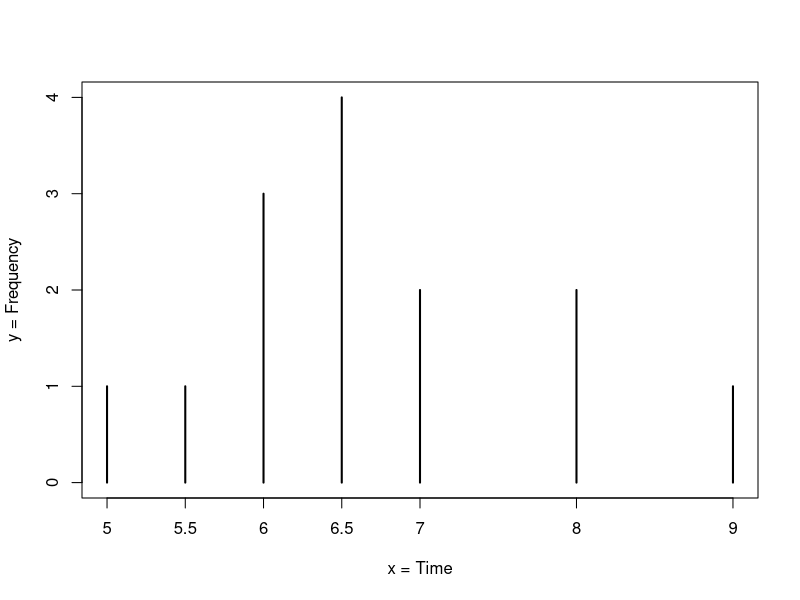

The R source for this figure: (Note: this script raises an error after producing the figure.)
## ---- chunk 1
plot(table(c(5,5.5,6,6,6,6.5,6.5,6.5,6.5,7,7,8,8,9)), xlab="x = Time",ylab="y = Frequency")
## ---- chunk 2
knitr::include_graphics("_figures/rstudio.png")
## ---- chunk 3
1 + 2
## ---- chunk 4
c(5,5.5,6,6,6,6.5,6.5,6.5,6.5,7,7,8,8,9)
## ---- chunk 5
X <- c(5,5.5,6,6,6,6.5,6.5,6.5,6.5,7,7,8,8,9)
## ---- chunk 6
X
## ---- chunk 7
x
## ---- chunk 8
table(X)
## ---- chunk 9
plot(table(X))
